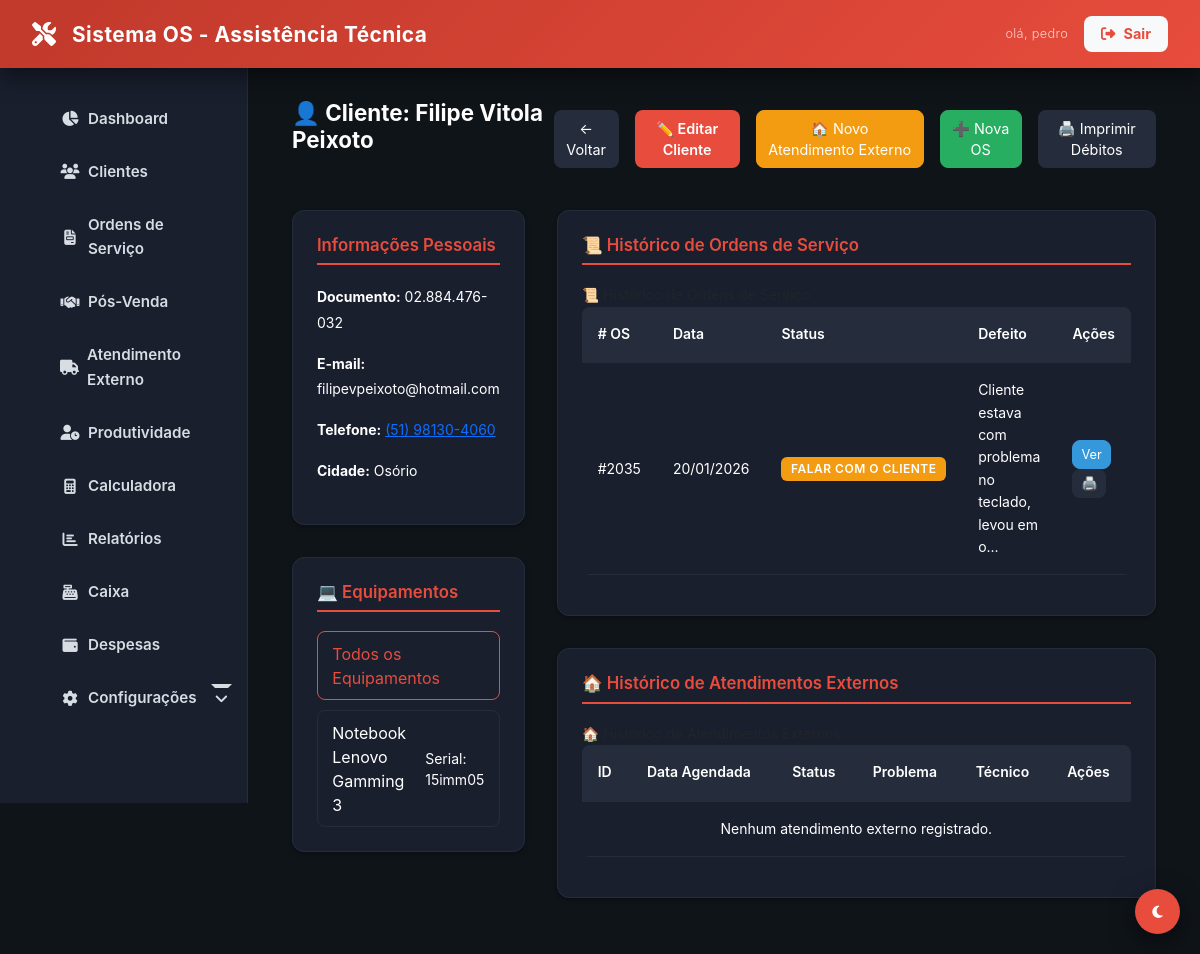
Before: /clientes/view?id=943 (signed in) with the older database file.
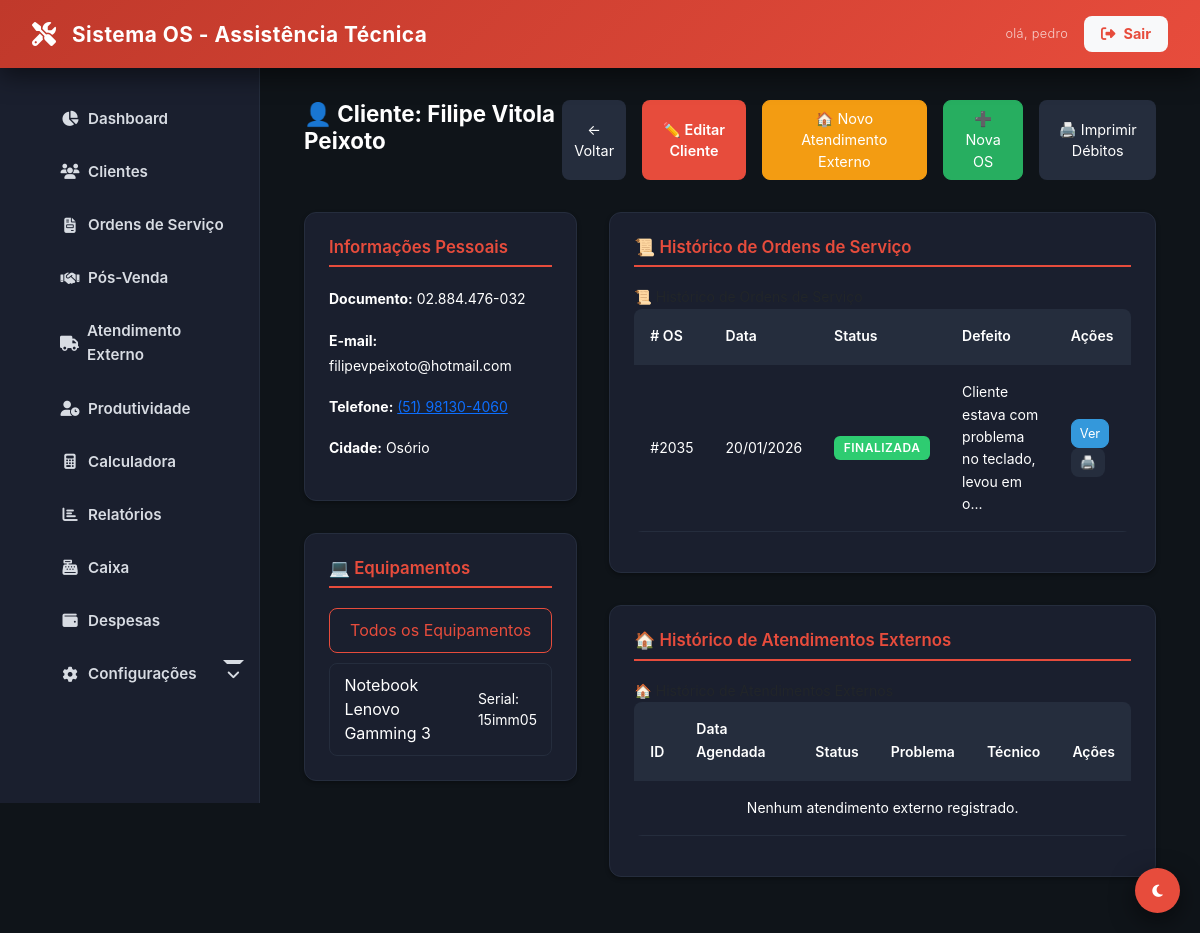
After: the same page with the newer database file.
### tables this page shows
CREATE TABLE `ordens_servico` (
  `id` int NOT NULL,
  `cliente_id` int NOT NULL,
  `equipamento_id` int DEFAULT NULL,
  `defeito_relatado` text NOT NULL,
  `laudo_tecnico` text,
  `valor_total_produtos` decimal(10,2) DEFAULT '0.00',
  `valor_total_servicos` decimal(10,2) DEFAULT '0.00',
  `valor_total_os` decimal(10,2) DEFAULT '0.00',
  `valor_desconto` decimal(10,2) DEFAULT '0.00',
  `status_atual_id` int NOT NULL,
  `status_pagamento` enum('pendente','pago','parcial') DEFAULT 'pendente',
  `status_entrega` enum('nao_entregue','entregue') DEFAULT 'nao_entregue',
  `ativo` tinyint(1) DEFAULT '1',
  `created_at` timestamp NULL DEFAULT CURRENT_TIMESTAMP,
  `updated_at` timestamp NULL DEFAULT NULL
);

CREATE TABLE `status_os` (
  `id` int NOT NULL,
  `nome` varchar(50) NOT NULL,
  `cor` varchar(7) DEFAULT '#000000',
  `ordem` int DEFAULT '0'
);

### app/Core/Controller.php (called while the page is built, shortened)
<?php
abstract class Controller
{
    protected function view(string $view, array $data = []): void
    {
        extract($data);
        $path = __DIR__ . "/../Views/{$view}.php";
        require $path;
    }
}

### app/Controllers/BaseController.php (called while the page is built, shortened)
<?php
abstract class BaseController extends Controller
{
    protected function render(string $view, array $data = []): void
    {
        $data['content'] = __DIR__ . "/../Views/{$view}.php";
        if (!isset($data['user'])) {
            $data['user'] = Auth::user();
        }
        $this->view('layout/main', $data);
    }
}

### app/Controllers/ClienteController.php (called while the page is built, shortened)
<?php
class ClienteController extends BaseController
{
    private ClienteService $service;
    public function __construct()
    {
        $this->service = new ClienteService();
    }
    public function showView()
    {
        $id = filter_input(INPUT_GET, 'id', FILTER_VALIDATE_INT);
        $dados = $this->service->obterDadosVisualizacao($id);
        $this->render('cliente/view', [
            'title' => 'Visualizar Cliente',
            'cliente' => $dados['cliente'],
            'historicoOS' => $dados['historicoOS'],
            'equipamentos' => $dados['equipamentos'],
            'historicoExterno' => $dados['historicoExterno']
        ]);
    }
}

### public/index.php (called while the page is built, shortened)
<?php
require_once __DIR__ . '/../app/Core/Autoload.php';
$router = require_once __DIR__ . '/../app/routes.php';
$uri = trim(parse_url($_SERVER['REQUEST_URI'], PHP_URL_PATH), '/');
$method = $_SERVER['REQUEST_METHOD'];
$router->dispatch($uri, $method);

### app/Services/ClienteService.php (called while the page is built, shortened)
<?php
class ClienteService
{
    private Cliente $clienteModel;
    public function __construct()
    {
        $this->clienteModel = new Cliente();
    }
    public function obterDadosVisualizacao(int $id): array
    {
        $cliente = $this->clienteModel->find($id);
        $osModel = new OrdemServico();
        $equipamentoModel = new Equipamento();
        $atendimentoExternoModel = new AtendimentoExterno();
        return [
            'cliente' => $cliente,
            'historicoOS' => $osModel->findByClienteId($id),
            'equipamentos' => $equipamentoModel->findByClienteId($id),
            'historicoExterno' => $atendimentoExternoModel->findByClienteId($id)
        ];
    }
}

### app/Core/Database.php (called while the page is built, shortened)
<?php
class Database
{
    private static ?Database $instance = null;
    private PDO $conn;
    private function __construct()
    {
        $host = DB_HOST;
        $db   = DB_NAME;
        $user = DB_USER;
        $pass = DB_PASS;
        $charset = 'utf8mb4';
        $dsn = "mysql:host=$host;dbname=$db;charset=$charset";
        $options = [
            PDO::ATTR_ERRMODE            => PDO::ERRMODE_EXCEPTION,
            PDO::ATTR_DEFAULT_FETCH_MODE => PDO::FETCH_ASSOC,
            PDO::ATTR_EMULATE_PREPARES   => false,
            PDO::MYSQL_ATTR_INIT_COMMAND => "SET NAMES utf8mb4; SET time_zone = '-03:00'"
        ];
        try {
            $this->conn = new PDO($dsn, $user, $pass, $options);
        } catch (PDOException $e) {
            error_log("Erro de Conexão com o Banco de Dados: " . $e->getMessage());
            if (($_ENV['APP_DEBUG'] ?? 'false') === 'true') {
                die("Erro de Conexão: " . $e->getMessage());
            }
            die("Erro de Conexão: Por favor, tente novamente mais tarde.");
        }
    }
    public static function getInstance(): Database
    {
        if (self::$instance === null) {
            self::$instance = new self();
        }
        return self::$instance;
    }
    public function getConnection(): PDO
    {
        return $this->conn;
    }
}

### app/Core/Model.php (called while the page is built, shortened)
<?php
abstract class Model
{
    protected PDO $db;
    protected string $table;
    public function __construct()
    {
        $this->db = Database::getInstance()->getConnection();
    }
    public function find(int $id): mixed
    {
        $stmt = $this->db->prepare("SELECT * FROM {$this->table} WHERE id = :id AND ativo = 1");
        $stmt->execute(['id' => $id]);
        return $stmt->fetch();
    }
}

### app/Core/Auth.php (called while the page is built, shortened)
<?php
class Auth
{
    public static function user(): ?array
    {
        return $_SESSION['user'] ?? null;
    }
}

### app/Services/AccessControlService.php (called while the page is built, shortened)
<?php
class AccessControlService
{
    public function userMustChangePassword(): bool
    {
        $user = Auth::user();
        return isset($user['trocar_senha']) && (int)$user['trocar_senha'] === 1;
    }
}

### app/Models/Equipamento.php (called while the page is built, shortened)
<?php
class Equipamento extends Model
{
    protected string $table = 'equipamentos';
    public function findByClienteId(int $clienteId): array
    {
        try {
            $sql = "SELECT * FROM {$this->table} WHERE cliente_id = :cliente_id AND ativo = 1";
            $stmt = $this->db->prepare($sql);
            $stmt->execute(['cliente_id' => $clienteId]);
            return $stmt->fetchAll(\PDO::FETCH_ASSOC) ?: [];
        } catch (\PDOException $e) {
            return [];
        }
    }
}

### app/Core/Autoload.php (called while the page is built, shortened)
<?php
spl_autoload_register(function ($class) {
    $prefix = 'App\\';
    $base_dir = __DIR__ . '/../';
    $len = strlen($prefix);
    if (strncmp($prefix, $class, $len) !== 0) {
        return;
    }
    $relative_class = substr($class, $len);
    $file = $base_dir . str_replace('\\', '/', $relative_class) . '.php';
});

### app/Models/OrdemServico.php (called while the page is built, shortened)
<?php
class OrdemServico extends Model
{
    protected string $table = 'ordens_servico';
    public function findByClienteId(int $clienteId): array
    {
        $sql = "SELECT os.*, s.nome as status_nome, s.cor as status_cor
                FROM {$this->table} os
                JOIN status_os s ON os.status_atual_id = s.id
                WHERE os.cliente_id = :cliente_id AND os.ativo = 1
                ORDER BY os.id DESC";
        $stmt = $this->db->prepare($sql);
        $stmt->execute(['cliente_id' => $clienteId]);
        return $stmt->fetchAll(\PDO::FETCH_ASSOC);
    }
}

### app/Views/cliente/view.php (the view, shortened to what the changed rows need)
<?php
require_once __DIR__ . '/../layout/main.php';
$cliente = $cliente ?? [];
$historicoOS = $historicoOS ?? [];
$equipamentos = $equipamentos ?? [];
$cliente_id = $cliente['id'] ?? 0;
$cliente_nome = urlencode($cliente['nome_completo'] ?? '');
$cliente_documento = urlencode($cliente['documento'] ?? '');
?>
<div class="container">
    <div class="d-flex justify-between align-center mb-4">
        <h1>👤 Cliente: <?php echo htmlspecialchars($cliente['nome_completo'] ?? 'Cliente Não Encontrado'); ?></h1>
        <div class="d-flex gap-2">
            <a href="<?php echo BASE_URL; ?>clientes" class="btn btn-secondary btn-sm">← Voltar</a>
            <a href="<?php echo BASE_URL; ?>clientes/editar?id=<?php echo $cliente_id; ?>" class="btn btn-primary btn-sm">✏️ Editar Cliente</a>
            <a href="<?php echo BASE_URL; ?>atendimentos-externos/form?cliente_id=<?php echo $cliente_id; ?>&cliente_nome=<?php echo $cliente_nome; ?>&cliente_documento=<?php echo $cliente_documento; ?>&cliente_telefone=<?php echo urlencode($cliente['telefone_principal'] ?? ''); ?>&cliente_logradouro=<?php echo urlencode($cliente['endereco_logradouro'] ?? ''); ?>&cliente_numero=<?php echo urlencode($cliente['endereco_numero'] ?? ''); ?>&cliente_bairro=<?php echo urlencode($cliente['endereco_bairro'] ?? ''); ?>&cliente_cidade=<?php echo urlencode($cliente['endereco_cidade'] ?? ''); ?>" class="btn btn-warning btn-sm">🏠 Novo Atendimento Externo</a>
            <a href="<?php echo BASE_URL; ?>ordens/form?cliente_id=<?php echo $cliente_id; ?>&cliente_nome=<?php echo $cliente_nome; ?>&cliente_documento=<?php echo $cliente_documento; ?>" class="btn btn-success btn-sm">➕ Nova OS</a>
            <a href="<?php echo BASE_URL; ?>clientes/print-debitos?id=<?php echo $cliente_id; ?>" target="_blank" class="btn btn-secondary btn-sm">🖨️ Imprimir Débitos</a>
        </div>
    </div>
    <div class="client-detail-grid">
        <div>
            <div class="card mb-4">
                <h3 class="card-title">Informações Pessoais</h3>
                <div class="card-content">
                    <p><strong>Documento:</strong> <?php echo htmlspecialchars($cliente['documento'] ?? 'N/A'); ?></p>
                    <p><strong>E-mail:</strong> <?php echo htmlspecialchars($cliente['email'] ?? 'N/A'); ?></p>
                    <p><strong>Telefone:</strong>
                        <?php
                            $telRaw = $cliente['telefone_principal'] ?? '';
                            $tel = preg_replace('/\D+/', '', (string)$telRaw);
                            if ($tel) {
                                $nomeCli = trim((string)($cliente['nome_completo'] ?? ''));
                                $primeiroNome = $nomeCli !== '' ? explode(' ', $nomeCli)[0] : '';
                                $hora = (int)date('H');
                                $saudacao = ($hora >= 5 && $hora < 12) ? 'Bom dia' : (($hora >= 12 && $hora < 18) ? 'Boa tarde' : 'Boa noite');
                                $usuarioNomeRaw = isset($user['nome']) ? (string)$user['nome'] : 'Equipe';
                                $usuarioNome = ucfirst($usuarioNomeRaw);
                                $mensagem = $saudacao . ', ' . $primeiroNome . ', Tudo bem? Aqui é o ' . $usuarioNome . ' da Myranda informatica.';
                                $wa = "https://wa.me/55{$tel}?text=" . urlencode($mensagem);
                                echo '<a href="' . $wa . '" target="_blank" rel="noopener">' . htmlspecialchars($telRaw) . '</a>';
                            } else {
                                echo 'N/A';
                            }
                        ?>
                    </p>
                    <p><strong>Cidade:</strong> <?php echo htmlspecialchars($cliente['endereco_cidade'] ?? 'N/A'); ?></p>
                </div>
            </div>
            <div class="card">
                <h3 class="card-title">💻 Equipamentos</h3>
                <?php if (!empty($equipamentos)): ?>
                    <div class="equipment-list">
                        <button class="btn btn-outline-primary btn-block filter-equip" data-id="all">Todos os Equipamentos</button>
                        <?php foreach ($equipamentos as $e): ?>
                            <button class="btn btn-outline-secondary btn-block filter-equip" data-id="<?php echo $e['id']; ?>">
                                <?php echo htmlspecialchars($e['tipo'] . ' ' . $e['marca'] . ' ' . $e['modelo']); ?>
                                <br><small>Serial: <?php echo htmlspecialchars($e['serial'] ?: 'S/N'); ?></small>
                            </button>
                        <?php endforeach; ?>
                    </div>
                <?php else: ?>
                    <p>Nenhum equipamento cadastrado.</p>
                <?php endif; ?>
            </div>
        </div>
        <div>
            <div class="card">
                <h3 class="card-title">📜 Histórico de Ordens de Serviço</h3>
                    📜 Histórico de Ordens de Serviço
                <div class="table-responsive">
                    <table class="table" id="os-table">
                        <thead>
                            <tr>
                                <th># OS</th>
                                <th>Data</th>
                                <th>Status</th>
                                <th>Defeito</th>
                                <th>Ações</th>
                            </tr>
                        </thead>
                        <tbody>
                            <?php foreach ($historicoOS as $os): ?>
                                <tr class="os-row" data-equip-id="<?php echo $os['equipamento_id']; ?>">
                                    <td>#<?php echo $os['id']; ?></td>
                                    <td><?php echo date('d/m/Y', strtotime($os['created_at'])); ?></td>
                                    <td><span class="badge" style="background-color: <?php echo $os['status_cor']; ?>; color: var(--on-primary);"><?php echo $os['status_nome']; ?></span></td>
                                    <td><?php echo htmlspecialchars(substr($os['defeito_relatado'], 0, 50)) . '...'; ?></td>
                                    <td>
                                        <a href="<?php echo BASE_URL; ?>ordens/view?id=<?php echo $os['id']; ?>" class="btn btn-info btn-xs">Ver</a>
                                        <a href="<?php echo BASE_URL; ?>ordens/print-receipt?id=<?php echo $os['id']; ?>" target="_blank" class="btn btn-secondary btn-xs">🖨️</a>
                                    </td>
                                </tr>
                            <?php endforeach; ?>
                        </tbody>
                    </table>
                </div>
            </div>
            <div class="card mt-4">
                <h3 class="card-title">🏠 Histórico de Atendimentos Externos</h3>
                    🏠 Histórico de Atendimentos Externos
                <div class="table-responsive">
                    <table class="table">
                        <thead>
                            <tr>
                                <th>ID</th>
                                <th>Data Agendada</th>
                                <th>Status</th>
                                <th>Problema</th>
                                <th>Técnico</th>
                                <th>Ações</th>
                            </tr>
                        </thead>
                        <tbody>
                            <?php if (empty($historicoExterno)): ?>
                                <tr>
                                    <td colspan="6" class="text-center">Nenhum atendimento externo registrado.</td>
                                </tr>
                            <?php endif; ?>
                        </tbody>
                    </table>
                </div>
            </div>
        </div>
    </div>
</div>

### app/Core/Router.php (shortened to what the changed rows need)
<?php
class Router
{
    protected array $routes = [];
    public function add(string $method, string $uri, string $controller): void
    {
        $this->routes[] = [
            'uri' => trim($uri, '/'),
            'controller' => $controller,
            'method' => strtoupper($method),
        ];
    }
    public function dispatch(string $uri, string $method): void
    {
        $uri = trim($uri, '/');
        $method = strtoupper($method);
        foreach ($this->routes as $route) {
            if ($route['uri'] === $uri && $route['method'] === $method) {
                $parts = explode('@', $route['controller']);
                $action = $parts[1] ?? 'index';
                $controller = new $controllerClass();
                $controller->$action();
                return;
            }
        }
    }
}

Changed rows visible on the page:
changed ordens_servico "Cliente estava com problema no teclado, levou em o": status_atual_id 9 → 5 (drawn); status_atual.nome "FALAR COM O CLIENTE" → "FINALIZADA"
